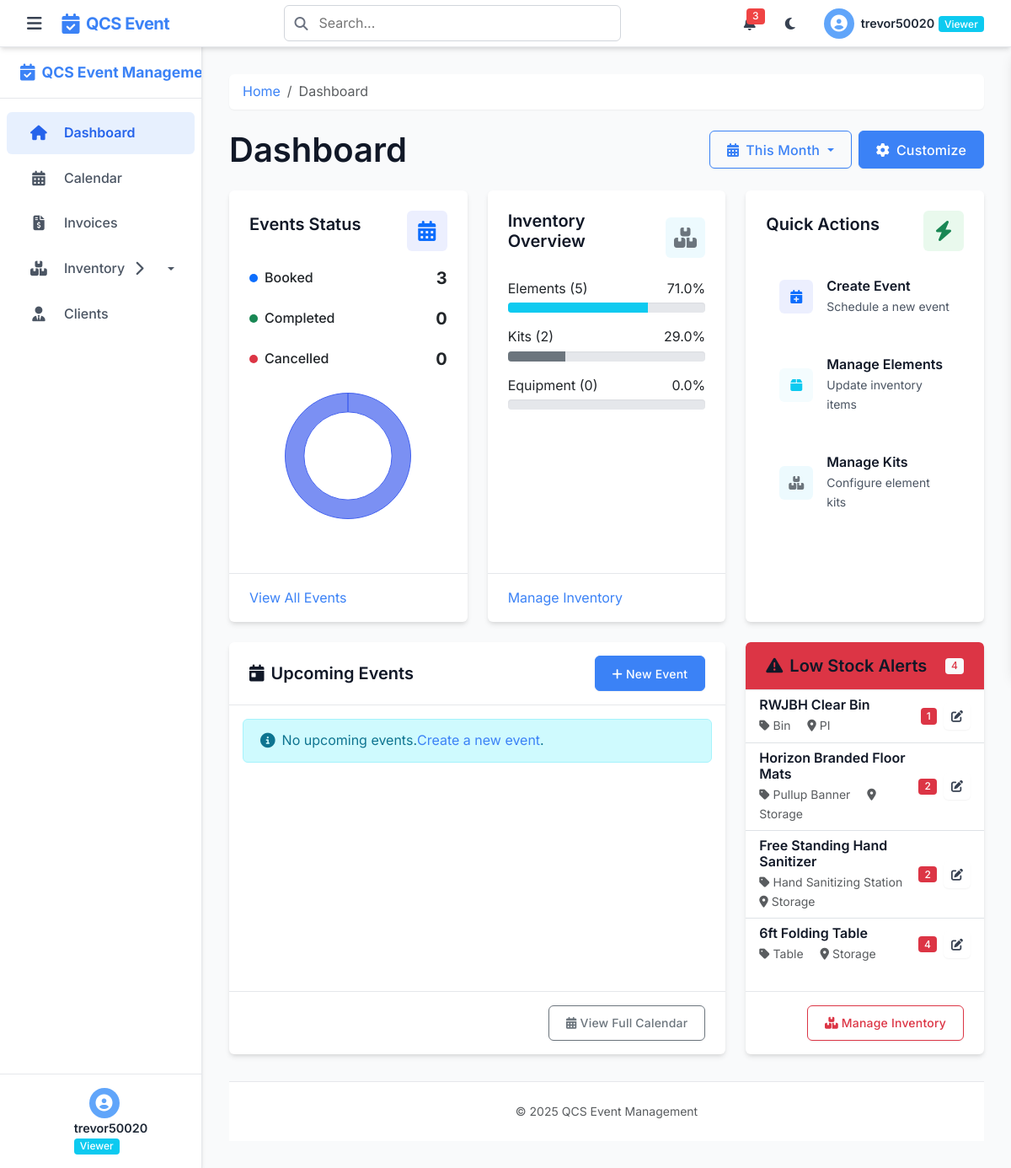
/ (signed in), run on the app's committed database.
### tables this page shows
CREATE TABLE elements (
    element_id INTEGER PRIMARY KEY AUTOINCREMENT,
    type_id INTEGER NOT NULL,
    item_description TEXT NOT NULL,
    item_number TEXT,  -- Can be NULL if no item number is assigned
    quantity INTEGER NOT NULL CHECK (quantity >= 0),
    location TEXT NOT NULL,
    is_kit_component BOOLEAN DEFAULT 0, -- 0 for false, 1 for true.
    FOREIGN KEY (type_id) REFERENCES element_types(type_id)
);

CREATE TABLE element_types (
    type_id INTEGER PRIMARY KEY AUTOINCREMENT,
    type_name TEXT NOT NULL UNIQUE
);

### app.py (the view)
@app.route('/')
def index():
    if 'user_id' not in session:
        return redirect(url_for('login'))
    db = get_db()
    upcoming_events = db.execute(
        'SELECT e.*, c.name as client_name, c.color as client_color '
        'FROM events e JOIN clients c ON e.client_id = c.id '
        'WHERE e.event_date >= ? '
        'ORDER BY e.event_date ASC LIMIT 5',
        (datetime.now().strftime('%Y-%m-%d'),)
    ).fetchall()
    event_stats = {
        'booked': db.execute('SELECT COUNT(*) FROM events WHERE status = ?', ('booked',)).fetchone()[0],
        'completed': db.execute('SELECT COUNT(*) FROM events WHERE status = ?', ('completed',)).fetchone()[0],
        'cancelled': db.execute('SELECT COUNT(*) FROM events WHERE status = ?', ('cancelled',)).fetchone()[0],
    }
    inventory_stats = {
        'total_elements': db.execute('SELECT COUNT(*) FROM elements').fetchone()[0],
        'total_kits': db.execute('SELECT COUNT(*) FROM kits').fetchone()[0],
        'total_equipment': db.execute('SELECT COUNT(*) FROM equipment').fetchone()[0],
    }
    low_stock_elements = db.execute(
        '''SELECT e.*, t.type_name
           FROM elements e
           JOIN element_types t ON e.type_id = t.type_id
           WHERE e.quantity < 5
           ORDER BY e.quantity ASC
           LIMIT 5'''
    ).fetchall()
    stats = {**event_stats, **inventory_stats}
    return render_template('index.html', upcoming_events=upcoming_events, stats=stats,
                          low_stock_elements=low_stock_elements)

### helpers.py (called while the page is built)
def get_db():
    if 'db' not in g:
        g.db = sqlite3.connect(
            current_app.config['DATABASE'],
            detect_types=sqlite3.PARSE_DECLTYPES
        )
        g.db.row_factory = sqlite3.Row
    return g.db

### templates/index.html (shortened to what this page needs)
{% extends 'layout.html' %}
{% block breadcrumb %}
<li class="breadcrumb-item active">Dashboard</li>
{% endblock %}
{% block head %}
<link rel="stylesheet" href="https://cdn.jsdelivr.net/npm/chart.js@3.7.1/dist/chart.min.css">
{% endblock %}
{% block content %}
<div class="dashboard-header">
    <div class="d-flex justify-content-between align-items-center mb-4">
        <h1 class="mb-0">Dashboard</h1>
        <div class="dashboard-actions">
            <div class="dropdown d-inline-block me-2">
                <button class="btn btn-outline-primary dropdown-toggle" type="button" id="dashboardTimeframe" data-bs-toggle="dropdown" aria-expanded="false">
                    <i class="fas fa-calendar-alt me-2"></i>This Month
                </button>
            </div>
            <button class="btn btn-primary" id="customizeDashboard">
                <i class="fas fa-cog me-2"></i>Customize
            </button>
        </div>
    </div>
</div>
<div class="row mb-4">
    <div class="col-md-4">
        <div class="card dashboard-card">
            <div class="card-body">
                <div class="d-flex justify-content-between align-items-center mb-3">
                    <h5 class="card-title">Events Status</h5>
                    <div class="card-icon bg-primary-light text-primary">
                        <i class="fas fa-calendar-alt"></i>
                    </div>
                </div>
                <div class="stats-container">
                    <div class="stats-row">
                        <div class="stats-label">
                            <span class="dot bg-primary" style="background-color: rgba(67, 97, 238, 0.7);"></span>
                            <span>Booked</span>
                        </div>
                        <div class="stats-value">{{ stats.booked }}</div>
                    </div>
                    <div class="stats-row">
                        <div class="stats-label">
                            <span class="dot bg-success" style="background-color: rgba(45, 198, 83, 0.7);"></span>
                            <span>Completed</span>
                        </div>
                        <div class="stats-value">{{ stats.completed }}</div>
                    </div>
                    <div class="stats-row">
                        <div class="stats-label">
                            <span class="dot bg-danger" style="background-color: rgba(230, 57, 70, 0.7);"></span>
                            <span>Cancelled</span>
                        </div>
                        <div class="stats-value">{{ stats.cancelled }}</div>
                    </div>
                </div>
                <div class="chart-container">
                    <canvas id="eventsChart" height="150"></canvas>
                </div>
            </div>
            <div class="card-footer">
                <a href="{{ url_for('calendar.calendar') }}" class="card-link">View All Events</a>
            </div>
        </div>
    </div>
    <div class="col-md-4">
        <div class="card dashboard-card">
            <div class="card-body">
                <div class="d-flex justify-content-between align-items-center mb-3">
                    <h5 class="card-title">Inventory Overview</h5>
                    <div class="card-icon bg-secondary-light text-secondary">
                        <i class="fas fa-boxes"></i>
                    </div>
                </div>
                <div class="progress-stats">
                    {% set total_inventory = stats.total_elements + stats.total_kits + stats.total_equipment %}
                    {% if total_inventory > 0 %}
                        {% set elements_percent = (stats.total_elements / total_inventory * 100) | round %}
                        {% set kits_percent = (stats.total_kits / total_inventory * 100) | round %}
                        {% set equipment_percent = (stats.total_equipment / total_inventory * 100) | round %}
                    {% else %}
                        {% set elements_percent = 0 %}
                        {% set kits_percent = 0 %}
                        {% set equipment_percent = 0 %}
                    {% endif %}
                    <div class="progress-item">
                        <div class="d-flex justify-content-between mb-1">
                            <span>Elements ({{ stats.total_elements }})</span>
                            <span>{{ elements_percent }}%</span>
                        </div>
                        <div class="progress">
                            <div class="progress-bar bg-info" style="width: {{ elements_percent }}%;"></div>
                        </div>
                    </div>
                    <div class="progress-item">
                        <div class="d-flex justify-content-between mb-1">
                            <span>Kits ({{ stats.total_kits }})</span>
                            <span>{{ kits_percent }}%</span>
                        </div>
                        <div class="progress">
                            <div class="progress-bar bg-secondary" style="width: {{ kits_percent }}%;"></div>
                        </div>
                    </div>
                    <div class="progress-item">
                        <div class="d-flex justify-content-between mb-1">
                            <span>Equipment ({{ stats.total_equipment }})</span>
                            <span>{{ equipment_percent }}%</span>
                        </div>
                        <div class="progress">
                        </div>
                    </div>
                </div>
            </div>
            <div class="card-footer">
                <a href="{{ url_for('elements') }}" class="card-link">Manage Inventory</a>
            </div>
        </div>
    </div>
    <div class="col-md-4">
        <div class="card dashboard-card">
            <div class="card-body">
                <div class="d-flex justify-content-between align-items-center mb-3">
                    <h5 class="card-title">Quick Actions</h5>
                    <div class="card-icon bg-success-light text-success">
                        <i class="fas fa-bolt"></i>
                    </div>
                </div>
                <div class="quick-actions">
                    <a href="{{ url_for('calendar.new_event') }}" class="quick-action-item">
                        <div class="quick-action-icon bg-primary-light text-primary">
                            <i class="fas fa-calendar-plus"></i>
                        </div>
                        <div class="quick-action-text">
                            <h6>Create Event</h6>
                            <p>Schedule a new event</p>
                        </div>
                    </a>
                    <a href="{{ url_for('elements') }}" class="quick-action-item">
                        <div class="quick-action-icon bg-info-light text-info">
                            <i class="fas fa-box"></i>
                        </div>
                        <div class="quick-action-text">
                            <h6>Manage Elements</h6>
                            <p>Update inventory items</p>
                        </div>
                    </a>
                    <a href="{{ url_for('kits') }}" class="quick-action-item">
                        <div class="quick-action-icon bg-secondary-light text-secondary">
                            <i class="fas fa-boxes"></i>
                        </div>
                        <div class="quick-action-text">
                            <h6>Manage Kits</h6>
                            <p>Configure element kits</p>
                        </div>
                    </a>
                </div>
            </div>
        </div>
    </div>
</div>
<div class="row mb-4">
    <div class="col-md-8">
        <div class="card dashboard-card">
            <div class="card-header d-flex justify-content-between align-items-center">
                <h5 class="mb-0"><i class="fas fa-calendar-day me-2"></i>Upcoming Events</h5>
                <a href="{{ url_for('calendar.new_event') }}" class="btn btn-sm btn-primary">
                    <i class="fas fa-plus me-1"></i>New Event
                </a>
            </div>
            <div class="card-body p-0">
                {% if upcoming_events %}
                <div class="table-responsive">
                    <table class="table table-hover mb-0">
                        <thead>
                            <tr>
                                <th>Date</th>
                                <th>Event</th>
                                <th>Client</th>
                                <th>Location</th>
                                <th>Status</th>
                                <th class="text-end">Actions</th>
                            </tr>
                        </thead>
                        <tbody>
                            {% for event in upcoming_events %}
                            <tr>
                                <td>
                                    <div class="event-date">
                                        <div class="event-day">{{ event.event_date.split('-')[2] }}</div>
                                        <div class="event-month">{{ event.event_date.split('-')[1] }}</div>
                                    </div>
                                </td>
                                <td>
                                    <div class="event-title">{{ event.event_name }}</div>
                                </td>
                                <td>
                                    <span class="badge client-badge" data-color="{{ event.client_color }}">
                                        {{ event.client_name }}
                                    </span>
                                </td>
                                <td><i class="fas fa-map-marker-alt me-1 text-muted"></i>{{ event.event_location }}</td>
                                <td>
                                    {% if event.status == 'booked' %}
                                    <span class="badge status-badge bg-primary">Booked</span>
                                    {% elif event.status == 'completed' %}
                                    <span class="badge status-badge bg-success">Completed</span>
                                    {% elif event.status == 'cancelled' %}
                                    <span class="badge status-badge bg-danger">Cancelled</span>
                                    {% endif %}
                                </td>
                                <td class="text-end">
                                    <div class="btn-group">
                                        <a href="{{ url_for('calendar.view_event', event_id=event.event_id) }}" class="btn btn-sm btn-icon" data-bs-toggle="tooltip" title="View">
                                            <i class="fas fa-eye"></i>
                                        </a>
                                        <a href="{{ url_for('calendar.edit_event', event_id=event.event_id) }}" class="btn btn-sm btn-icon" data-bs-toggle="tooltip" title="Edit">
                                            <i class="fas fa-edit"></i>
                                        </a>
                                    </div>
                                </td>
                            </tr>
                            {% endfor %}
                        </tbody>
                    </table>
                </div>
                {% else %}
                <div class="alert alert-info m-3">
                    <i class="fas fa-info-circle me-2"></i>No upcoming events.
                    <a href="{{ url_for('calendar.new_event') }}">Create a new event</a>.
                </div>
                {% endif %}
            </div>
            <div class="card-footer text-end">
                <a href="{{ url_for('calendar.calendar') }}" class="btn btn-sm btn-outline-secondary">
                    <i class="fas fa-calendar-alt me-1"></i>View Full Calendar
                </a>
            </div>
        </div>
    </div>
    <div class="col-md-4">
        {% if low_stock_elements %}
        <div class="card dashboard-card border-danger">
            <div class="card-header bg-danger text-white d-flex justify-content-between align-items-center">
                <h5 class="mb-0"><i class="fas fa-exclamation-triangle me-2"></i>Low Stock Alerts</h5>
                <span class="badge bg-light text-danger">{{ low_stock_elements|length }}</span>
            </div>
            <div class="card-body p-0">
                <ul class="list-group list-group-flush">
                    {% for element in low_stock_elements %}
                    <li class="list-group-item d-flex justify-content-between align-items-center">
                        <div>
                            <h6 class="mb-1">{{ element.item_description }}</h6>
                            <div class="text-muted small">
                                <span class="me-3"><i class="fas fa-tag me-1"></i>{{ element.type_name }}</span>
                                <span><i class="fas fa-map-marker-alt me-1"></i>{{ element.location }}</span>
                            </div>
                        </div>
                        <div class="d-flex align-items-center">
                            <span class="badge bg-danger me-2">{{ element.quantity }}</span>
                            <a href="{{ url_for('edit_element', element_id=element.element_id) }}" class="btn btn-sm btn-icon">
                                <i class="fas fa-edit"></i>
                            </a>
                        </div>
                    </li>
                    {% endfor %}
                </ul>
            </div>
            <div class="card-footer text-end">
                <a href="{{ url_for('elements') }}" class="btn btn-sm btn-outline-danger">
                    <i class="fas fa-boxes me-1"></i>Manage Inventory
                </a>
            </div>
        </div>
        {% endif %}
    </div>
</div>
{% endblock %}

### data on the page
elements: item_description "RWJBH Clear Bin", type_name "Bin", location "PI", quantity "1"
elements: item_description "Horizon Branded Floor Mats", type_name "Pullup Banner", location "Storage", quantity "2"
elements: item_description "Free Standing Hand Sanitizer", type_name "Hand Sanitizing Station", location "Storage", quantity "2"
elements: item_description "6ft Folding Table", type_name "Table", location "Storage", quantity "4"

### other printed values
{{ session.username }} "trevor50020"
{{ stats.booked }} "3"
{{ stats.completed }} "0"
{{ stats.cancelled }} "0"
{{ stats.total_elements }} "5"
{{ elements_percent }} "71.0"
{{ stats.total_kits }} "2"
{{ kits_percent }} "29.0"
{{ stats.total_equipment }} "0"
{{ equipment_percent }} "0.0"
{{ low_stock_elements|length }} "4"
chart data {{ stats.completed }} 0
chart data {{ stats.cancelled }} 0
